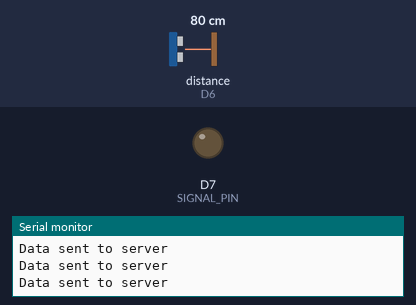
A sketch run on a simulated ESP8266 (NodeMCU). Parts: output pins drawn as LEDs (lit = HIGH), the last lines printed to the serial monitor. Wiring (inferred from the names in the program): ultrasonic range finder: trigger D5; echo D6. The inputs (shaded band) are chosen by the test bench; at power-on: distance to the obstacle (sensor on D6) 80 cm. The echo pulse lasts 58.3 µs per cm; WiFi joins after 1.5 s; servers stay silent unless stated; pins used as bus, display or sensor lines are not drawn.

Above: at 2.7 s.
2.8 s: distance to the obstacle (sensor on D6) set to 29 cm
4.4 s: distance to the obstacle (sensor on D6) set to 24 cm
At 5.5 s:
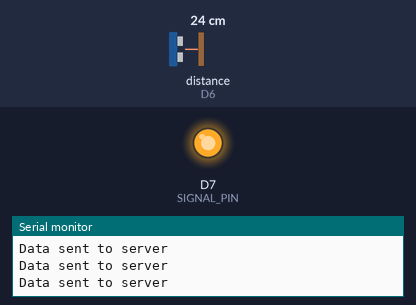
6.2 s: distance to the obstacle (sensor on D6) set to 35 cm
At 7.3 s:
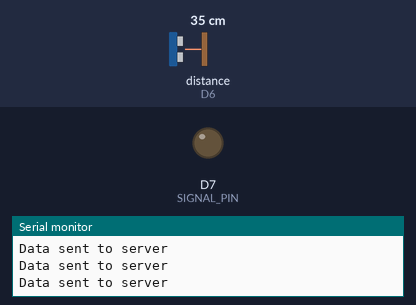
8.0 s: distance to the obstacle (sensor on D6) set to 2 cm
At 9.2 s:
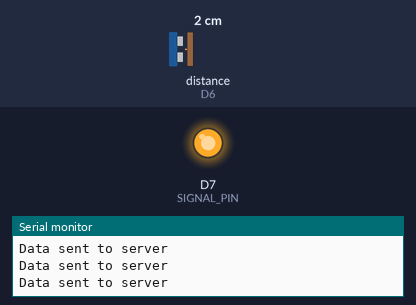
Timing chart, 0 to 10.8 s (numbered marks = the images above; inputs shaded):
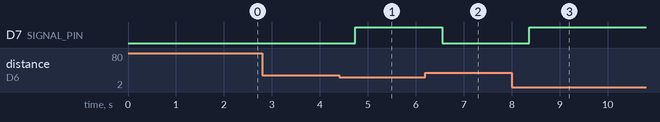

The sketch:

web.ino
```cpp
#include <ESP8266WiFi.h>

const char* ssid = "HJ1234";           // 핫스팟 SSID
const char* password = "00000000";      // 핫스팟 비밀번호
const char* serverAddress = "182.209.25.90";    // 집 컴퓨터의 외부 IP 주소
const int serverPort = 80;                      // 집 컴퓨터의 웹 서버 포트

const int TRIG_PIN = D5; // 초음파 센서의 TRIG 핀
const int ECHO_PIN = D6; // 초음파 센서의 ECHO 핀
const int SIGNAL_PIN = D7; // 거리가 20cm 이하일 때 송신할 핀

WiFiClient client;

void setup() {
    Serial.begin(9600);
    pinMode(TRIG_PIN, OUTPUT);
    pinMode(ECHO_PIN, INPUT);
    pinMode(SIGNAL_PIN, OUTPUT); // D7 핀을 출력으로 설정

    // Connect to WiFi network
    Serial.print("Connecting to ");
    Serial.println(ssid);
    WiFi.begin(ssid, password);

    while (WiFi.status() != WL_CONNECTED) {
        delay(250);
        Serial.print(".");
    }
    Serial.println("");
    Serial.println("WiFi connected");
}

void loop() {
    long duration, distance;

    // Trigger ultrasonic sensor
    digitalWrite(TRIG_PIN, LOW);
    delayMicroseconds(2);
    digitalWrite(TRIG_PIN, HIGH);
    delayMicroseconds(10);
    digitalWrite(TRIG_PIN, LOW);

    // Measure the duration of the echo
    duration = pulseIn(ECHO_PIN, HIGH);

    // Calculate distance in cm
    distance = duration * 0.034 / 2;

    // Convert distance to string
    String distanceStr = String(distance);

    // Send HTTP request to the server
    if (client.connect(serverAddress, serverPort)) {
        client.print("GET /update?value=");
        client.print(distanceStr);
        client.println(" HTTP/1.1");
        client.print("Host: ");
        client.println(serverAddress);
        client.println("Connection: close");
        client.println();
        client.flush(); // 버퍼를 비워서 모든 데이터를 서버로 전송
        client.stop();
        Serial.println("Data sent to server");
    } else {
        Serial.println("Connection failed");
    }

    // 7번 핀으로의 출력 처리
    if (distance <= 25) {
        digitalWrite(SIGNAL_PIN, HIGH); // If yes, set D7 pin to HIGH
    } else {
        digitalWrite(SIGNAL_PIN, LOW); // If no, set D7 pin to LOW
    }

    delay(100); // 0.1초마다 데이터 전송
}
```

Measured:
- the behaviour switches between 27 and 26 cm on distance to the obstacle (sensor on D6) (found by bisection; images 0 and 1)
- after the input at 4.4 s, D7 (SIGNAL_PIN): LOW → HIGH after 0.34 s
- after the input at 6.2 s, D7 (SIGNAL_PIN): HIGH → LOW after 0.36 s
- after the input at 8.0 s, D7 (SIGNAL_PIN): LOW → HIGH after 0.37 s
